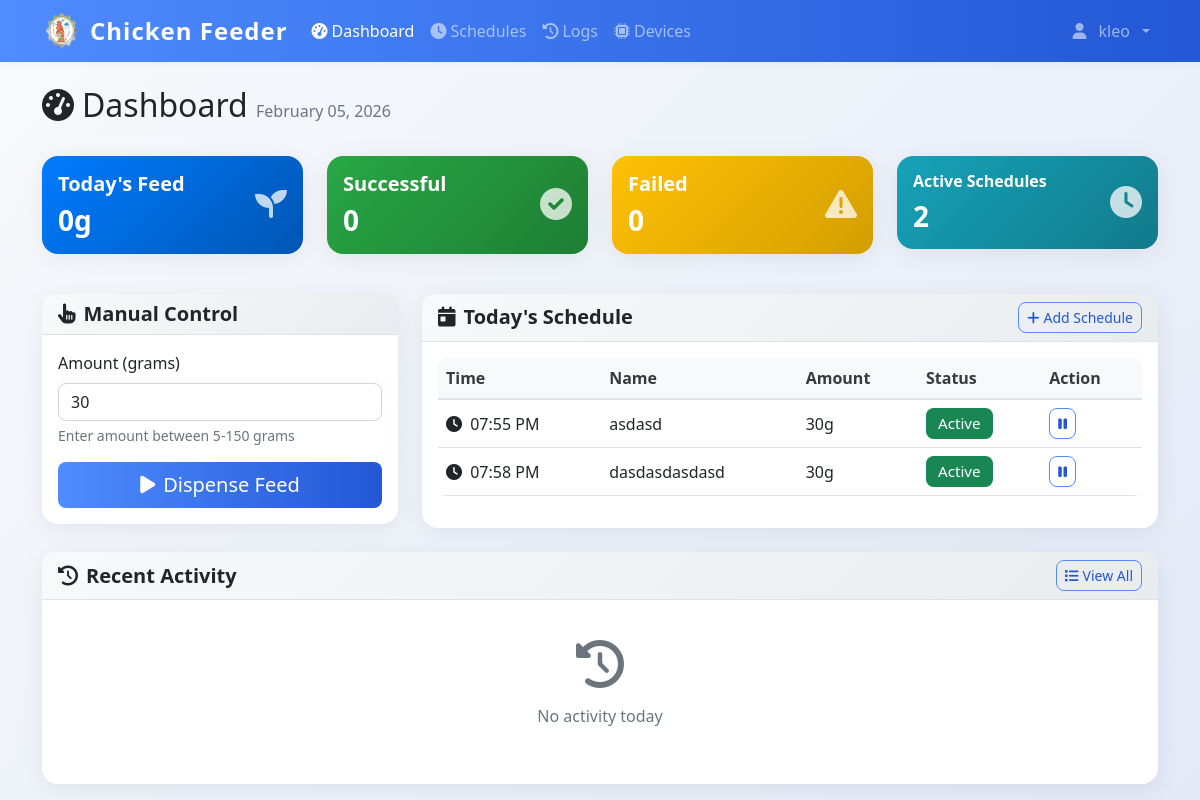
/dashboard (signed in), run on an earlier commit of the app's database.
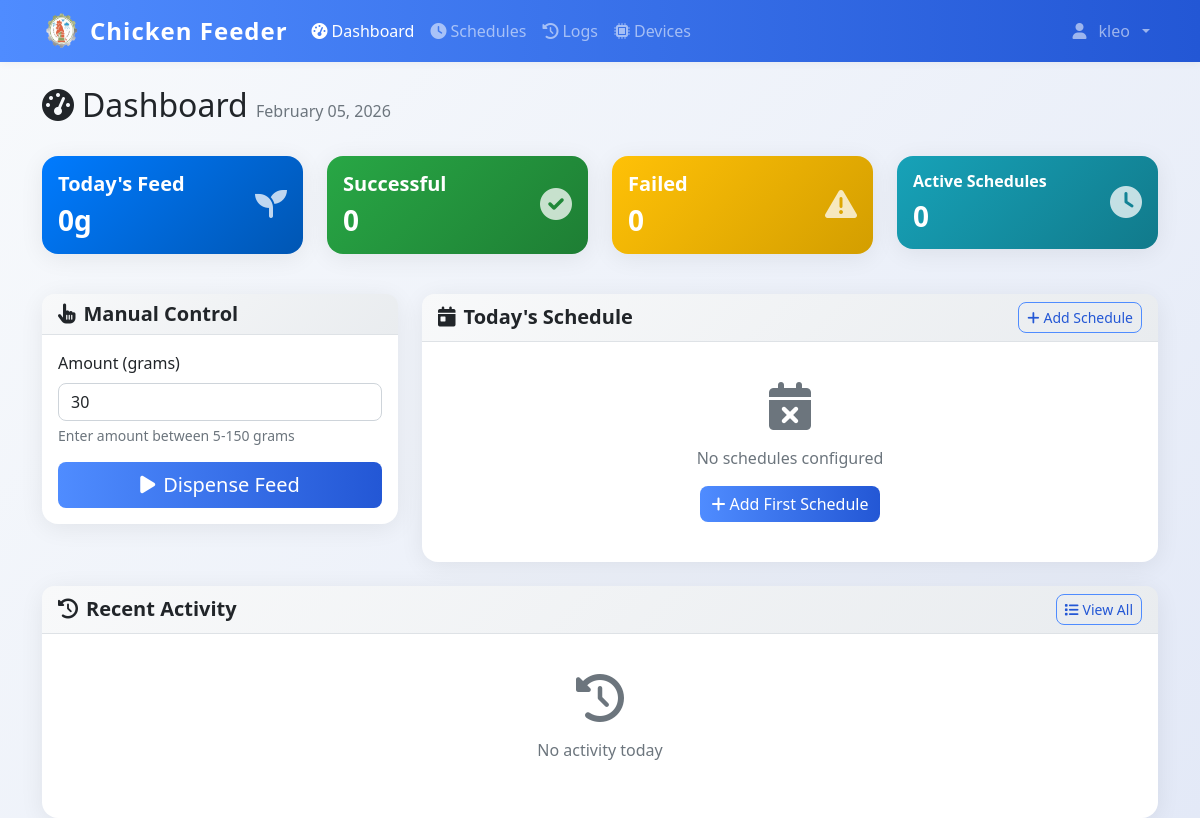
And on a later commit of the database.
### models.py (models this page shows)
class FeedSchedule(db.Model):
    id = db.Column(db.Integer, primary_key=True)
    name = db.Column(db.String(100), nullable=False)
    feed_time = db.Column(db.Time, nullable=False)
    amount_grams = db.Column(db.Integer, nullable=False)
    is_active = db.Column(db.Boolean, default=True)
    created_by = db.Column(db.Integer, db.ForeignKey('user.id'), nullable=False)
    created_at = db.Column(db.DateTime, default=datetime.utcnow)
    user = db.relationship('User', backref=db.backref('schedules', lazy=True))

### app.py (the view)
@app.route('/dashboard', methods=['GET', 'POST'])
@login_required
def dashboard():
    today_schedules = FeedSchedule.query.filter_by(created_by=current_user.id, is_active=True).order_by(FeedSchedule.feed_time).all()
    today_start = datetime.now().replace(hour=0, minute=0, second=0, microsecond=0)
    today_logs = DispenseLog.query.filter(
        DispenseLog.timestamp >= today_start,
        DispenseLog.triggered_by == current_user.id
    ).order_by(DispenseLog.timestamp.desc()).all()
    total_today = sum(log.amount_grams for log in today_logs if log.status == 'success')
    return render_template('dashboard.html',
                         schedules=today_schedules,
                         logs=today_logs,
                         total_today=total_today)

### app.py (called while the page is built)
@login_manager.user_loader
def load_user(user_id):
    return db.session.get(User, int(user_id))

@app.context_processor
def inject_datetime():
    return {'datetime': datetime}

@app.before_request
def restrict_admin_from_user_pages():
    if current_user.is_authenticated and getattr(current_user, 'is_admin', False):
        admin_paths = ['/admin', '/admin/', '/admin/dashboard', '/admin/config', '/admin/create', '/admin/feed-ratio']
        if not any(request.path.startswith(p) for p in admin_paths):
            if not request.path.startswith('/static') and not request.path.startswith('/logout'):
                return redirect(url_for('admin.dashboard'))

### templates/dashboard.html (shortened to what the changed rows need)
{% extends "base.html" %}
{% block content %}
<div class="container mt-4">
    <div class="row mb-4">
    <div class="col">
        <h1 class="h2">
            <i class="fas fa-tachometer-alt me-2"></i>Dashboard
            <span class="text-muted fs-6">{{ datetime.now().strftime('%B %d, %Y') }}</span>
        </h1>
    </div>
</div>
<div class="row mb-4">
    <div class="col-md-3 mb-3">
        <div class="card bg-info text-white">
            <div class="card-body">
                <div class="d-flex justify-content-between">
                    <div>
                        <h5 class="card-title fs-6">Active Schedules</h5>
                        <h3 class="mb-0">{{ schedules|selectattr('is_active')|list|length }}</h3>
                    </div>
                </div>
            </div>
        </div>
    </div>
</div>
<div class="row">
    <div class="col-lg-8 mb-4">
        <div class="card">
            <div class="card-body">
                {% if schedules %}
                <div class="table-responsive">
                    <table class="table table-hover">
                        <thead>
                            <tr>
                                <th>Time</th>
                                <th>Name</th>
                                <th>Amount</th>
                                <th>Status</th>
                                <th>Action</th>
                            </tr>
                        </thead>
                        <tbody>
                            {% for schedule in schedules %}
                            <tr>
                                <td>
                                    <i class="fas fa-clock me-1"></i>
                                    {{ schedule.feed_time.strftime('%I:%M %p') }}
                                </td>
                                <td>{{ schedule.name }}</td>
                                <td>{{ schedule.amount_grams }}g</td>
                                <td>
                                    {% if schedule.is_active %}
                                        <span class="badge bg-success">Active</span>
                                    {% else %}
                                        <span class="badge bg-secondary">Inactive</span>
                                    {% endif %}
                                </td>
                                <td>
                                    <button class="btn btn-sm btn-outline-primary"
                                            onclick="toggleSchedule({{ schedule.id }})">
                                        {% if schedule.is_active %}
                                            <i class="fas fa-pause"></i>
                                        {% else %}
                                            <i class="fas fa-play"></i>
                                        {% endif %}
                                    </button>
                                </td>
                            </tr>
                            {% endfor %}
                        </tbody>
                    </table>
                </div>
                {% else %}
                <div class="text-center text-muted py-4">
                    <i class="fas fa-calendar-times fa-3x mb-3"></i>
                    <p>No schedules configured</p>
                    <a href="{{ url_for('add_schedule') }}" class="btn btn-primary">
                        <i class="fas fa-plus me-1"></i>Add First Schedule
                    </a>
                </div>
                {% endif %}
            </div>
        </div>
    </div>
</div>
</div>
{% endblock %}

What changed in the data, as far as the page shows it:
removed FeedSchedule: feed_time "07:55 PM", name "asdasd", amount_grams "30", is_active "Active"
removed FeedSchedule: feed_time "07:58 PM", name "dasdasdasdasd", amount_grams "30", is_active "Active"
Also different on the page:
{{ schedules|selectattr('is_active')|list|length }}: "2" → "0"
text no longer shown: "Time Name Amount Status Action"
text now shown: "No schedules configured Add First Schedule"
